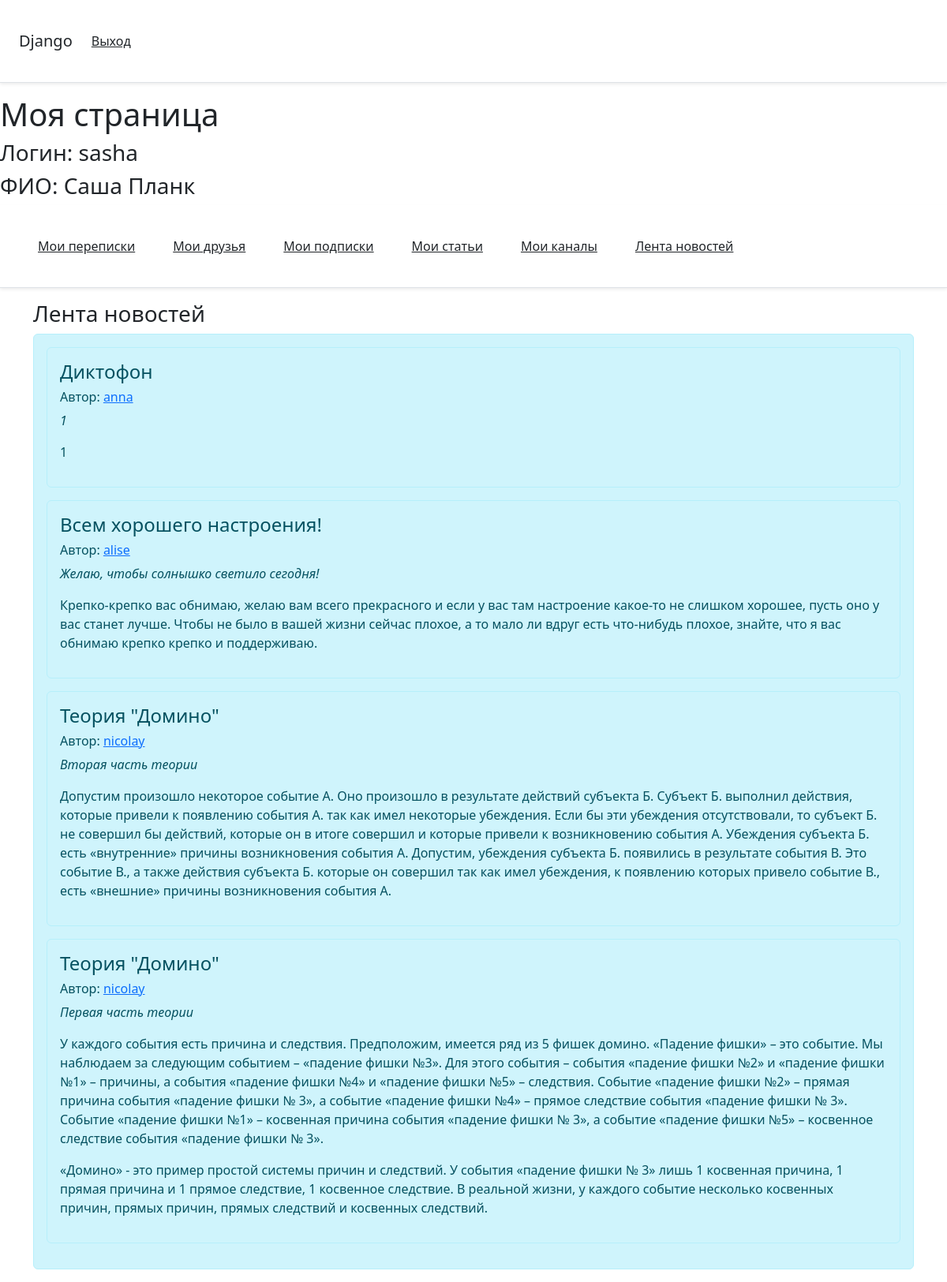
/1/news, run on the app's committed database.
### main/models.py (models this page shows)
class StandartUser(models.Model):
    password = models.CharField(max_length=256)
    username = models.CharField('username', max_length=150)
    last_name = models.CharField(max_length=150)
    date_joined  = models.DateTimeField(auto_now=True)
    first_name = models.CharField(max_length=150)

class Articles(models.Model):
    author = models.CharField('Автор', max_length=25)
    title = models.CharField('Название', max_length=255)
    intro = models.CharField('Анонс', max_length=250)
    content = models.TextField('Статья',blank=True)
    time_create = models.DateTimeField('Время создания',auto_now_add=True)
    time_update = models.DateTimeField('Время редакции',auto_now=True)
    is_published = models.BooleanField('Статус публикации',default=True)

### main/views.py (the view)
# urls.py: path('<int:id>/news', views.news, name='news'),
def news(request, id):
   news = Articles.objects.all()
   user = get_object_or_404(StandartUser, id=id)
   data = {
       'news': news,
       'user': user,
   }
   return render(request, 'user/news.html', data)

### main/templates/user/news.html (shortened to what this page needs)
{% extends 'user/userpage.html' %}
{% block href %}
<div class="container">
    <h3>Лента новостей</h3>
    <div class="alert alert-info">
        {% if news|length > 0 %}
            {% for elem in news reversed %}
                {% if elem.author != user.username %}
                    <div class="alert alert-info">
                        <h4>{{ elem.title }}</h4>
                        <h6>Автор: <a href="{% url 'people' user.id elem.author %}"> {{ elem.author }}</a></h6>
                        <p><em>{{ elem.intro }}</em></p>
                        <p>{{ elem.content|linebreaks }}</p>
                    </div>
                {% endif %}
            {% endfor %}
        {% else %}
        <p>У нас еще нету статей</p>
        {% endif %}
    </div>
</div>
{% endblock %}

### main/templates/user/userpage.html (shortened to what this page needs)
{% extends 'user/base.html' %}
{% block body %}
<h1>Моя страница</h1>
<h3>Логин: {{ user.username }}</h3>
<h3 style="text-transform:capitalize">ФИО: {{ user.first_name }} {{ user.last_name }}</h3>
<div class="d-flex flex-column flex-md-row align-items-center p-3 px-md-4 mb-3 bg-white border-bottom shadow-sm">
    <a class="p-4 text-dark" href="mychats">Мои переписки</a>
    <a class="p-4 text-dark" href="myfriends">Мои друзья</a>
    <a class="p-4 text-dark" href="mysubscribes">Мои подписки</a>
    <a class="p-4 text-dark" href="myarticles">Мои статьи</a>
    <a class="p-4 text-dark" href="mychannels">Мои каналы</a>
    <a class="p-4 text-dark" href="news">Лента новостей</a>
</div>
{% block href %}{% endblock %}
{% endblock %}

### data on the page
StandartUser: username "sasha", first_name "Саша", last_name "Планк"
Articles: title "Диктофон", author "anna", intro "1", content "1"
Articles: title "Всем хорошего настроения!", author "alise", intro "Желаю, чтобы солнышко светило сегодня!", content "Крепко-крепко вас обнимаю, желаю вам всего прекрасного и если у вас там настроение какое-то не слишком хорошее, пусть оно у вас станет лучше. Чтобы не было в вашей жизни сейчас плохое, а то мало ли вдруг есть что-нибудь плохое, знайте, что я вас обнимаю крепко крепко и поддерживаю."
Articles: title "Теория \"Домино\"", author "nicolay", intro "Вторая часть теории", content "Допустим произошло некоторое событие А. Оно произошло в результате действий субъекта Б. Субъект Б. выполнил действия, которые привели к появлению события А. так как имел некоторые убеждения. Если бы эти убеждения отсутствовали, то субъект Б. не совершил бы действий, которые он в итоге совершил и которые привели к возникновению события А. Убеждения субъекта Б. есть «внутренние» причины возникновения события А. Допустим, убеждения субъекта Б. появились в результате события В. Это событие В., а также действия субъекта Б. которые он совершил так как имел убеждения, к появлению которых привело событие В., есть «внешние» причины возникновения события А."
Articles: title "Теория \"Домино\"", author "nicolay", intro "Первая часть теории", content "У каждого события есть причина и следствия. Предположим, имеется ряд из 5 фишек домино. «Падение фишки» – это событие. Мы наблюдаем за следующим событием – «падение фишки №3». Для этого события – события «падение фишки №2» и «падение фишки №1» – причины, а события «падение фишки №4» и «падение фишки №5» – следствия. Событие «падение фишки №2» – прямая причина события «падение фишки № 3», а событие «падение фишки №4» – прямое следствие события «падение фишки № 3». Событие «падение фишки №1» – косвенная причина события «падение фишки № 3», а событие «падение фишки №5» – косвенное следствие события «падение фишки № 3». «Домино» - это пример простой системы причин и следствий. У события…"
